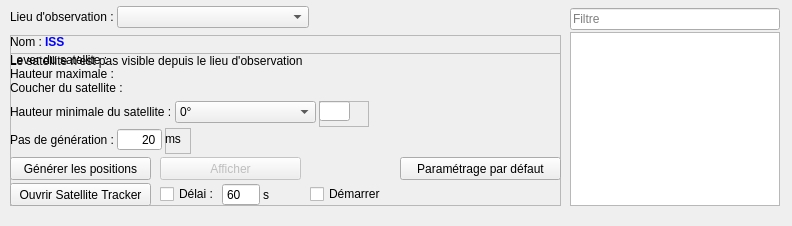
<?xml version="1.0" encoding="UTF-8"?>
<ui version="4.0">
 <class>SuiviTelescope</class>
 <widget class="QFrame" name="SuiviTelescope">
  <property name="geometry">
   <rect>
    <x>0</x>
    <y>0</y>
    <width>792</width>
    <height>226</height>
   </rect>
  </property>
  <property name="windowTitle">
   <string notr="true"/>
  </property>
  <widget class="QWidget" name="formLayoutWidget_55">
   <property name="geometry">
    <rect>
     <x>10</x>
     <y>6</y>
     <width>299</width>
     <height>24</height>
    </rect>
   </property>
   <layout class="QFormLayout" name="formLayout_telescope1">
    <property name="labelAlignment">
     <set>Qt::AlignLeading|Qt::AlignLeft|Qt::AlignVCenter</set>
    </property>
    <property name="horizontalSpacing">
     <number>3</number>
    </property>
    <property name="verticalSpacing">
     <number>0</number>
    </property>
    <item row="0" column="0">
     <widget class="QLabel" name="lbl_lieuxObservation5">
      <property name="font">
       <font/>
      </property>
      <property name="mouseTracking">
       <bool>true</bool>
      </property>
      <property name="text">
       <string>Lieu d'observation :</string>
      </property>
     </widget>
    </item>
    <item row="0" column="1">
     <widget class="QComboBox" name="lieuxObservation">
      <property name="minimumSize">
       <size>
        <width>191</width>
        <height>0</height>
       </size>
      </property>
      <property name="font">
       <font/>
      </property>
      <property name="mouseTracking">
       <bool>true</bool>
      </property>
      <property name="currentText">
       <string notr="true"/>
      </property>
     </widget>
    </item>
   </layout>
  </widget>
  <widget class="QListWidget" name="listeTelescope">
   <property name="geometry">
    <rect>
     <x>570</x>
     <y>32</y>
     <width>210</width>
     <height>174</height>
    </rect>
   </property>
   <property name="font">
    <font>
     <pointsize>8</pointsize>
    </font>
   </property>
   <property name="mouseTracking">
    <bool>true</bool>
   </property>
   <property name="contextMenuPolicy">
    <enum>Qt::CustomContextMenu</enum>
   </property>
   <property name="autoFillBackground">
    <bool>true</bool>
   </property>
   <property name="horizontalScrollBarPolicy">
    <enum>Qt::ScrollBarAlwaysOff</enum>
   </property>
   <property name="editTriggers">
    <set>QAbstractItemView::SelectedClicked</set>
   </property>
   <property name="selectionMode">
    <enum>QAbstractItemView::SingleSelection</enum>
   </property>
   <property name="textElideMode">
    <enum>Qt::ElideNone</enum>
   </property>
   <property name="sortingEnabled">
    <bool>true</bool>
   </property>
  </widget>
  <widget class="QToolButton" name="skywatcher">
   <property name="geometry">
    <rect>
     <x>450</x>
     <y>0</y>
     <width>111</width>
     <height>51</height>
    </rect>
   </property>
   <property name="toolTip">
    <string notr="true">http://skywatcher.com/</string>
   </property>
   <property name="icon">
    <iconset resource="../../../../resources.qrc">
     <normaloff>:/resources/interface/logo-skywatcher.png</normaloff>:/resources/interface/logo-skywatcher.png</iconset>
   </property>
   <property name="iconSize">
    <size>
     <width>131</width>
     <height>61</height>
    </size>
   </property>
   <property name="autoRaise">
    <bool>true</bool>
   </property>
  </widget>
  <widget class="QPushButton" name="parametrageDefautSuivi">
   <property name="geometry">
    <rect>
     <x>400</x>
     <y>157</y>
     <width>161</width>
     <height>23</height>
    </rect>
   </property>
   <property name="font">
    <font/>
   </property>
   <property name="text">
    <string>Paramétrage par défaut</string>
   </property>
  </widget>
  <widget class="QFrame" name="frameSatSelectionne">
   <property name="geometry">
    <rect>
     <x>10</x>
     <y>35</y>
     <width>551</width>
     <height>171</height>
    </rect>
   </property>
   <property name="frameShape">
    <enum>QFrame::StyledPanel</enum>
   </property>
   <property name="frameShadow">
    <enum>QFrame::Raised</enum>
   </property>
   <widget class="QFrame" name="frameSatSuivi">
    <property name="geometry">
     <rect>
      <x>0</x>
      <y>18</y>
      <width>551</width>
      <height>165</height>
     </rect>
    </property>
    <property name="frameShape">
     <enum>QFrame::StyledPanel</enum>
    </property>
    <property name="frameShadow">
     <enum>QFrame::Raised</enum>
    </property>
    <widget class="QPushButton" name="genererPositions">
     <property name="geometry">
      <rect>
       <x>0</x>
       <y>104</y>
       <width>141</width>
       <height>23</height>
      </rect>
     </property>
     <property name="text">
      <string>Générer les positions</string>
     </property>
    </widget>
    <widget class="QWidget" name="formLayoutWidget_58">
     <property name="geometry">
      <rect>
       <x>0</x>
       <y>0</y>
       <width>551</width>
       <height>68</height>
      </rect>
     </property>
     <layout class="QFormLayout" name="formLayout_telescope3">
      <property name="labelAlignment">
       <set>Qt::AlignLeading|Qt::AlignLeft|Qt::AlignVCenter</set>
      </property>
      <property name="horizontalSpacing">
       <number>3</number>
      </property>
      <property name="verticalSpacing">
       <number>0</number>
      </property>
      <item row="0" column="0">
       <widget class="QLabel" name="lbl_leverSatSuivi">
        <property name="text">
         <string>Lever du satellite :</string>
        </property>
       </widget>
      </item>
      <item row="0" column="1">
       <widget class="QLabel" name="leverSatSuivi">
        <property name="text">
         <string/>
        </property>
       </widget>
      </item>
      <item row="1" column="0">
       <widget class="QLabel" name="lbl_hauteurMaxSatSuivi">
        <property name="text">
         <string>Hauteur maximale :</string>
        </property>
       </widget>
      </item>
      <item row="1" column="1">
       <widget class="QLabel" name="hauteurMaxSatSuivi">
        <property name="text">
         <string/>
        </property>
       </widget>
      </item>
      <item row="2" column="0">
       <widget class="QLabel" name="lbl_coucherSatSuivi">
        <property name="text">
         <string>Coucher du satellite :</string>
        </property>
       </widget>
      </item>
      <item row="2" column="1">
       <widget class="QLabel" name="coucherSatSuivi">
        <property name="text">
         <string/>
        </property>
       </widget>
      </item>
     </layout>
    </widget>
    <widget class="QWidget" name="horizontalLayoutWidget_11">
     <property name="geometry">
      <rect>
       <x>0</x>
       <y>48</y>
       <width>359</width>
       <height>26</height>
      </rect>
     </property>
     <layout class="QHBoxLayout" name="horizontalLayout_telescope4">
      <property name="spacing">
       <number>3</number>
      </property>
      <item>
       <layout class="QFormLayout" name="formLayout_telescope4">
        <property name="labelAlignment">
         <set>Qt::AlignLeading|Qt::AlignLeft|Qt::AlignVCenter</set>
        </property>
        <property name="horizontalSpacing">
         <number>3</number>
        </property>
        <property name="verticalSpacing">
         <number>1</number>
        </property>
        <item row="0" column="0">
         <widget class="QLabel" name="lbl_hauteurSatSuivi">
          <property name="font">
           <font/>
          </property>
          <property name="mouseTracking">
           <bool>true</bool>
          </property>
          <property name="text">
           <string>Hauteur minimale du satellite :</string>
          </property>
         </widget>
        </item>
        <item row="0" column="1">
         <widget class="QComboBox" name="hauteurSatSuivi">
          <property name="minimumSize">
           <size>
            <width>141</width>
            <height>0</height>
           </size>
          </property>
          <property name="font">
           <font/>
          </property>
          <property name="mouseTracking">
           <bool>true</bool>
          </property>
          <property name="currentText">
           <string notr="true">0°</string>
          </property>
          <item>
           <property name="text">
            <string>0°</string>
           </property>
          </item>
          <item>
           <property name="text">
            <string>5°</string>
           </property>
          </item>
          <item>
           <property name="text">
            <string>10°</string>
           </property>
          </item>
          <item>
           <property name="text">
            <string>15°</string>
           </property>
          </item>
          <item>
           <property name="text">
            <string>20°</string>
           </property>
          </item>
          <item>
           <property name="text">
            <string>Autre...</string>
           </property>
          </item>
         </widget>
        </item>
       </layout>
      </item>
      <item>
       <widget class="QFrame" name="frame_10">
        <property name="frameShape">
         <enum>QFrame::StyledPanel</enum>
        </property>
        <property name="frameShadow">
         <enum>QFrame::Raised</enum>
        </property>
        <widget class="QLineEdit" name="valHauteurSatSuivi">
         <property name="geometry">
          <rect>
           <x>0</x>
           <y>0</y>
           <width>31</width>
           <height>20</height>
          </rect>
         </property>
         <property name="minimumSize">
          <size>
           <width>31</width>
           <height>0</height>
          </size>
         </property>
         <property name="font">
          <font/>
         </property>
         <property name="mouseTracking">
          <bool>true</bool>
         </property>
         <property name="inputMask">
          <string notr="true">99</string>
         </property>
         <property name="text">
          <string notr="true"/>
         </property>
         <property name="maxLength">
          <number>2</number>
         </property>
        </widget>
       </widget>
      </item>
     </layout>
    </widget>
    <widget class="QWidget" name="horizontalLayoutWidget_12">
     <property name="geometry">
      <rect>
       <x>0</x>
       <y>75</y>
       <width>181</width>
       <height>26</height>
      </rect>
     </property>
     <layout class="QHBoxLayout" name="horizontalLayout_telescope5">
      <property name="spacing">
       <number>3</number>
      </property>
      <item>
       <layout class="QFormLayout" name="formLayout_telescope5">
        <property name="labelAlignment">
         <set>Qt::AlignLeading|Qt::AlignLeft|Qt::AlignVCenter</set>
        </property>
        <property name="horizontalSpacing">
         <number>3</number>
        </property>
        <property name="verticalSpacing">
         <number>1</number>
        </property>
        <item row="0" column="0">
         <widget class="QLabel" name="lbl_pas">
          <property name="text">
           <string>Pas de génération :</string>
          </property>
         </widget>
        </item>
        <item row="0" column="1">
         <widget class="QSpinBox" name="pasSuivi">
          <property name="maximumSize">
           <size>
            <width>51</width>
            <height>16777215</height>
           </size>
          </property>
          <property name="alignment">
           <set>Qt::AlignRight|Qt::AlignTrailing|Qt::AlignVCenter</set>
          </property>
          <property name="buttonSymbols">
           <enum>QAbstractSpinBox::NoButtons</enum>
          </property>
          <property name="minimum">
           <number>1</number>
          </property>
          <property name="maximum">
           <number>10000</number>
          </property>
          <property name="value">
           <number>20</number>
          </property>
         </widget>
        </item>
       </layout>
      </item>
      <item>
       <widget class="QFrame" name="frame_11">
        <property name="frameShape">
         <enum>QFrame::StyledPanel</enum>
        </property>
        <property name="frameShadow">
         <enum>QFrame::Raised</enum>
        </property>
        <widget class="QLabel" name="lbl_ms">
         <property name="geometry">
          <rect>
           <x>0</x>
           <y>3</y>
           <width>21</width>
           <height>16</height>
          </rect>
         </property>
         <property name="text">
          <string extracomment="milliseconde">ms</string>
         </property>
        </widget>
       </widget>
      </item>
     </layout>
    </widget>
    <widget class="QPushButton" name="ouvrirSatelliteTracker">
     <property name="geometry">
      <rect>
       <x>0</x>
       <y>130</y>
       <width>141</width>
       <height>23</height>
      </rect>
     </property>
     <property name="text">
      <string>Ouvrir Satellite Tracker</string>
     </property>
    </widget>
    <widget class="QWidget" name="gridLayoutWidget_11">
     <property name="geometry">
      <rect>
       <x>150</x>
       <y>130</y>
       <width>141</width>
       <height>24</height>
      </rect>
     </property>
     <layout class="QGridLayout" name="gridLayout_delaiTelescope" columnstretch="0,0,0">
      <property name="horizontalSpacing">
       <number>3</number>
      </property>
      <property name="verticalSpacing">
       <number>0</number>
      </property>
      <item row="0" column="2">
       <widget class="QLabel" name="lbl_uniteDelaiTelescope">
        <property name="text">
         <string>s</string>
        </property>
       </widget>
      </item>
      <item row="0" column="1">
       <widget class="QSpinBox" name="delaiTelescope">
        <property name="buttonSymbols">
         <enum>QAbstractSpinBox::NoButtons</enum>
        </property>
        <property name="maximum">
         <number>7200</number>
        </property>
        <property name="value">
         <number>60</number>
        </property>
       </widget>
      </item>
      <item row="0" column="0">
       <widget class="QCheckBox" name="pecDelai">
        <property name="text">
         <string comment="telescope">Délai :</string>
        </property>
       </widget>
      </item>
     </layout>
    </widget>
    <widget class="QPushButton" name="afficherSuivi">
     <property name="enabled">
      <bool>false</bool>
     </property>
     <property name="geometry">
      <rect>
       <x>150</x>
       <y>104</y>
       <width>141</width>
       <height>23</height>
      </rect>
     </property>
     <property name="text">
      <string>Afficher</string>
     </property>
    </widget>
    <widget class="QCheckBox" name="demarrerSuiviTelescope">
     <property name="geometry">
      <rect>
       <x>300</x>
       <y>131</y>
       <width>81</width>
       <height>20</height>
      </rect>
     </property>
     <property name="toolTip">
      <string>Envoyer les données satellite à la monture</string>
     </property>
     <property name="text">
      <string>Démarrer</string>
     </property>
    </widget>
   </widget>
   <widget class="QLabel" name="visibiliteSatSuivi">
    <property name="geometry">
     <rect>
      <x>0</x>
      <y>18</y>
      <width>301</width>
      <height>16</height>
     </rect>
    </property>
    <property name="text">
     <string>Le satellite n'est pas visible depuis le lieu d'observation</string>
    </property>
   </widget>
   <widget class="QWidget" name="formLayoutWidget_59">
    <property name="geometry">
     <rect>
      <x>0</x>
      <y>0</y>
      <width>331</width>
      <height>18</height>
     </rect>
    </property>
    <layout class="QFormLayout" name="formLayout_telescope2">
     <property name="labelAlignment">
      <set>Qt::AlignLeading|Qt::AlignLeft|Qt::AlignVCenter</set>
     </property>
     <property name="horizontalSpacing">
      <number>3</number>
     </property>
     <property name="verticalSpacing">
      <number>0</number>
     </property>
     <item row="0" column="0">
      <widget class="QLabel" name="lbl_nomsatSuivi">
       <property name="font">
        <font/>
       </property>
       <property name="mouseTracking">
        <bool>true</bool>
       </property>
       <property name="text">
        <string>Nom :</string>
       </property>
      </widget>
     </item>
     <item row="0" column="1">
      <widget class="QLabel" name="nomsatSuivi">
       <property name="palette">
        <palette>
         <active>
          <colorrole role="WindowText">
           <brush brushstyle="SolidPattern">
            <color alpha="255">
             <red>0</red>
             <green>0</green>
             <blue>255</blue>
            </color>
           </brush>
          </colorrole>
          <colorrole role="Base">
           <brush brushstyle="SolidPattern">
            <color alpha="255">
             <red>240</red>
             <green>240</green>
             <blue>240</blue>
            </color>
           </brush>
          </colorrole>
         </active>
         <inactive>
          <colorrole role="WindowText">
           <brush brushstyle="SolidPattern">
            <color alpha="255">
             <red>0</red>
             <green>0</green>
             <blue>255</blue>
            </color>
           </brush>
          </colorrole>
          <colorrole role="Base">
           <brush brushstyle="SolidPattern">
            <color alpha="255">
             <red>240</red>
             <green>240</green>
             <blue>240</blue>
            </color>
           </brush>
          </colorrole>
         </inactive>
         <disabled>
          <colorrole role="WindowText">
           <brush brushstyle="SolidPattern">
            <color alpha="255">
             <red>120</red>
             <green>120</green>
             <blue>120</blue>
            </color>
           </brush>
          </colorrole>
          <colorrole role="Base">
           <brush brushstyle="SolidPattern">
            <color alpha="255">
             <red>240</red>
             <green>240</green>
             <blue>240</blue>
            </color>
           </brush>
          </colorrole>
         </disabled>
        </palette>
       </property>
       <property name="font">
        <font>
         <bold>true</bold>
        </font>
       </property>
       <property name="mouseTracking">
        <bool>true</bool>
       </property>
       <property name="text">
        <string notr="true">ISS</string>
       </property>
      </widget>
     </item>
    </layout>
   </widget>
   <widget class="QLabel" name="leverSatSuivi2">
    <property name="geometry">
     <rect>
      <x>0</x>
      <y>18</y>
      <width>415</width>
      <height>16</height>
     </rect>
    </property>
    <property name="text">
     <string/>
    </property>
   </widget>
   <zorder>visibiliteSatSuivi</zorder>
   <zorder>formLayoutWidget_59</zorder>
   <zorder>leverSatSuivi2</zorder>
   <zorder>frameSatSuivi</zorder>
  </widget>
  <widget class="QLineEdit" name="filtreSatellites">
   <property name="geometry">
    <rect>
     <x>570</x>
     <y>8</y>
     <width>210</width>
     <height>22</height>
    </rect>
   </property>
   <property name="inputMask">
    <string notr="true"/>
   </property>
   <property name="text">
    <string notr="true"/>
   </property>
   <property name="placeholderText">
    <string>Filtre</string>
   </property>
   <property name="clearButtonEnabled">
    <bool>true</bool>
   </property>
  </widget>
  <zorder>formLayoutWidget_55</zorder>
  <zorder>listeTelescope</zorder>
  <zorder>skywatcher</zorder>
  <zorder>frameSatSelectionne</zorder>
  <zorder>parametrageDefautSuivi</zorder>
  <zorder>filtreSatellites</zorder>
 </widget>
 <resources>
  <include location="../../../../resources.qrc"/>
 </resources>
 <connections/>
</ui>
